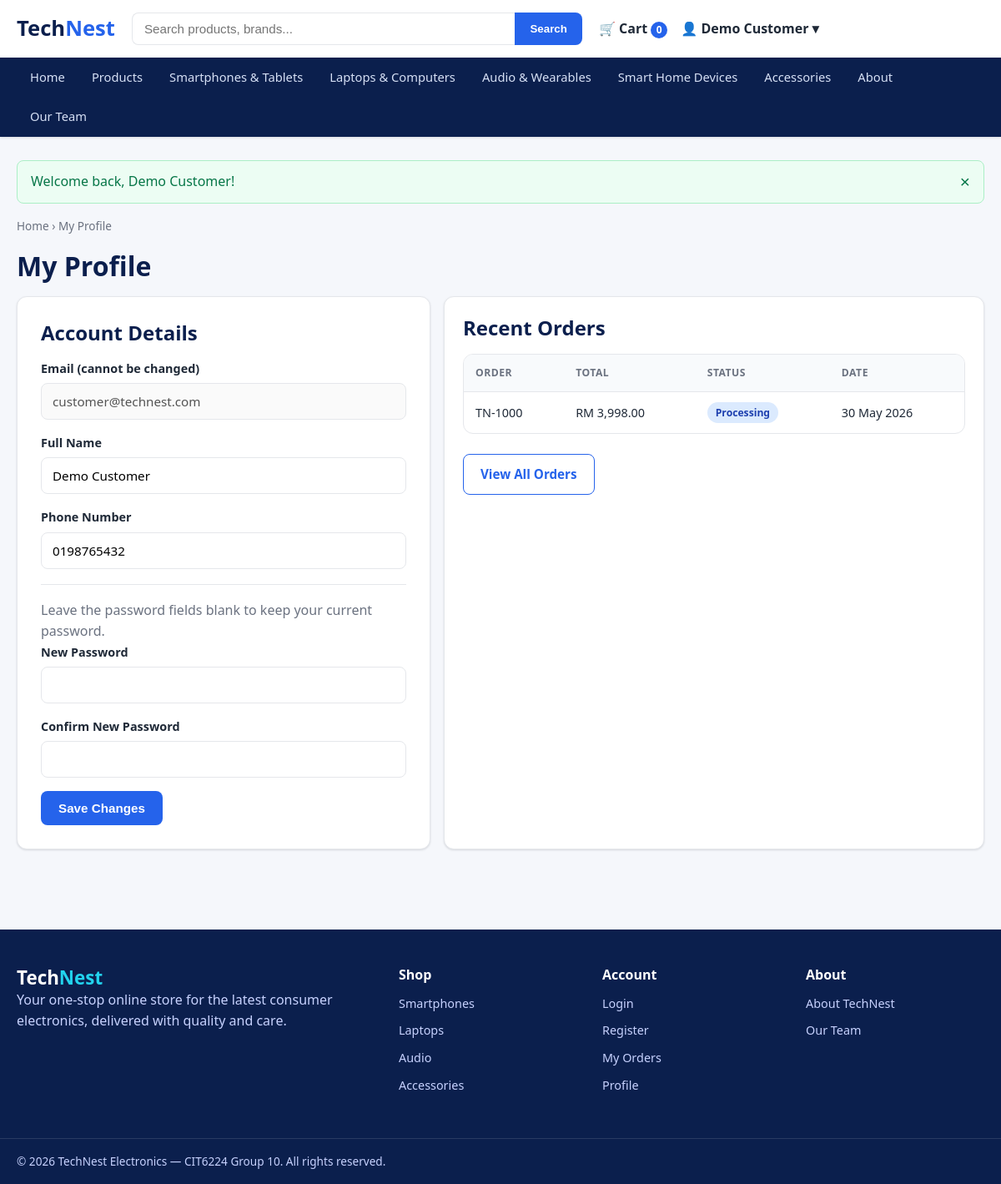
The page /profile.php (signed in) on the database as committed earlier.
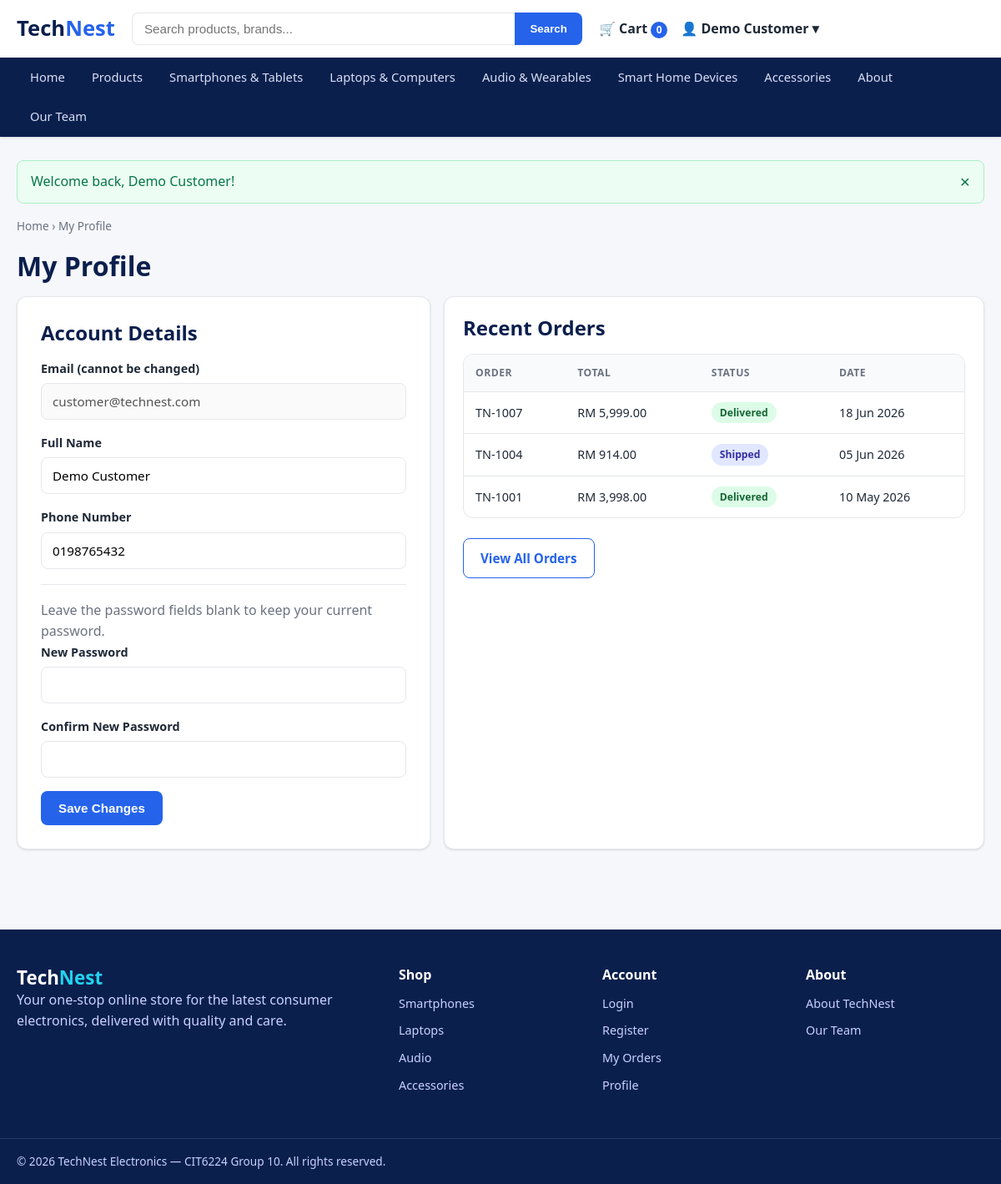
The same page on the database as committed later.
### tables this page shows
CREATE TABLE categories (
  category_id INT AUTO_INCREMENT PRIMARY KEY,
  name        VARCHAR(80)  NOT NULL,
  slug        VARCHAR(80)  NOT NULL UNIQUE,
  description VARCHAR(255) DEFAULT NULL,
  icon        VARCHAR(40)  DEFAULT NULL
);

CREATE TABLE orders (
  order_id        INT AUTO_INCREMENT PRIMARY KEY,
  user_id         INT NOT NULL,
  order_number    VARCHAR(20) NOT NULL UNIQUE,
  full_name       VARCHAR(100) NOT NULL,
  phone           VARCHAR(30)  NOT NULL,
  address         VARCHAR(255) NOT NULL,
  city            VARCHAR(80)  NOT NULL,
  postcode        VARCHAR(20)  NOT NULL,
  subtotal        DECIMAL(10,2) NOT NULL,
  shipping_fee    DECIMAL(10,2) NOT NULL DEFAULT 0.00,
  discount_amount DECIMAL(10,2) NOT NULL DEFAULT 0.00,
  coupon_code     VARCHAR(30)   DEFAULT NULL,
  total           DECIMAL(10,2) NOT NULL,
  payment_status  ENUM('unpaid','paid','refunded') NOT NULL DEFAULT 'unpaid',
  payment_method  VARCHAR(20)  DEFAULT NULL,
  status          ENUM('pending','processing','shipped','delivered','cancelled')
                    NOT NULL DEFAULT 'pending',
  created_at      TIMESTAMP NOT NULL DEFAULT CURRENT_TIMESTAMP,
  CONSTRAINT fk_orders_user
    FOREIGN KEY (user_id) REFERENCES users(user_id)
    ON UPDATE CASCADE ON DELETE CASCADE,
  INDEX idx_orders_user (user_id),
  INDEX idx_orders_status (status),
  INDEX idx_orders_payment_status (payment_status)
);

### includes/functions.php (called while the page is built, shortened)
<?php
require_once __DIR__ . '/db.php';
function e($value): string
{
    return htmlspecialchars((string) ($value ?? ''), ENT_QUOTES, 'UTF-8');
}
function url(string $path = ''): string
{
    return BASE_URL . ltrim($path, '/');
}
function money($amount): string
{
    return 'RM ' . number_format((float) $amount, 2);
}
function get_flashes(): array
{
    $flashes = $_SESSION['flash'] ?? [];
    return $flashes;
}
function db_one(string $sql, array $params = []): ?array
{
    $stmt = db()->prepare($sql);
    $stmt->execute($params);
    $row = $stmt->fetch();
    return $row === false ? null : $row;
}
function db_all(string $sql, array $params = []): array
{
    $stmt = db()->prepare($sql);
    $stmt->execute($params);
    return $stmt->fetchAll();
}

### includes/db.php (called while the page is built, shortened)
<?php
function db(): PDO
{
    static $pdo = null;
    if ($pdo instanceof PDO) {
        return $pdo;
    }
    $dsn = sprintf(
        'mysql:host=%s;port=%s;dbname=%s;charset=%s',
        DB_HOST, DB_PORT, DB_NAME, DB_CHARSET
    );
    $options = [
        PDO::ATTR_ERRMODE            => PDO::ERRMODE_EXCEPTION,
        PDO::ATTR_DEFAULT_FETCH_MODE => PDO::FETCH_ASSOC,
        PDO::ATTR_EMULATE_PREPARES   => false,
    ];
    try {
        $pdo = new PDO($dsn, DB_USER, DB_PASS, $options);
    } catch (PDOException $e) {
        http_response_code(500);
        exit(
            'Database connection failed. Please make sure MySQL is running and that '
            . 'the database "' . DB_NAME . '" has been imported (see README.md).'
        );
    }
    return $pdo;
}

### includes/auth.php (called while the page is built, shortened)
<?php
require_once __DIR__ . '/functions.php';
function current_user(): ?array
{
    $user = db_one('SELECT * FROM users WHERE user_id = ?', [$_SESSION['user_id']]) ?: false;
    return $user ?: null;
}

### profile.php (the view, shortened to what the changed rows need)
<?php
require_once __DIR__ . '/includes/auth.php';
$user   = current_user();
$recent = db_all(
    'SELECT order_number, total, status, created_at FROM orders
     WHERE user_id = ? ORDER BY created_at DESC LIMIT 5',
    [$user['user_id']]
);
require __DIR__ . '/includes/header.php';
?>
<nav class="breadcrumb"><a href="<?= e(url('index.php')) ?>">Home</a> › My Profile</nav>
<h1>My Profile</h1>
<div class="grid-2 mt-2">
    <div class="form-card">
        <h2>Account Details</h2>
    </div>
    <div class="card">
        <h2>Recent Orders</h2>
        <?php if (empty($recent)): ?>
            <p class="muted mt-2">You have no orders yet.</p>
            <a class="btn btn-primary mt-2" href="<?= e(url('products.php')) ?>">Start Shopping</a>
        <?php else: ?>
            <div class="table-wrap mt-2">
                <table class="data">
                    <thead><tr><th>Order</th><th>Total</th><th>Status</th><th>Date</th></tr></thead>
                    <tbody>
                    <?php foreach ($recent as $o): ?>
                        <tr>
                            <td><?= e($o['order_number']) ?></td>
                            <td><?= e(money($o['total'])) ?></td>
                            <td><span class="pill pill-<?= e($o['status']) ?>"><?= e(ucfirst($o['status'])) ?></span></td>
                            <td><?= e(date('d M Y', strtotime($o['created_at']))) ?></td>
                        </tr>
                    <?php endforeach; ?>
                    </tbody>
                </table>
            </div>
        <?php endif; ?>
    </div>
</div>
<?php require __DIR__ . '/includes/footer.php'; ?>

### includes/header.php (shortened to what the changed rows need)
<?php
require_once __DIR__ . '/auth.php';
$nav_categories = db_all('SELECT name, slug FROM categories ORDER BY category_id');
?>
<!DOCTYPE html>
<html lang="en">
<head>
    <link rel="stylesheet" href="<?= e(url('assets/css/style.css')) ?>">
</head>
<body>
<header class="site-header">
    <nav class="main-nav" id="main-nav" aria-label="Primary">
        <div class="container">
            <ul>
                <?php foreach ($nav_categories as $cat): ?>
                    <li><a href="<?= e(url('products.php?cat=' . urlencode($cat['slug']))) ?>"
                           class="<?= (($_GET['cat'] ?? '') === $cat['slug']) ? 'active' : '' ?>">
                        <?= e($cat['name']) ?></a></li>
                <?php endforeach; ?>
            </ul>
        </div>
    </nav>
</header>
<main class="container page">
<?php foreach (get_flashes() as $flash): ?>
    <div class="flash flash-<?= e($flash['type']) ?>" role="alert">
        <?= e($flash['message']) ?>
        <button type="button" class="flash-close" aria-label="Dismiss">&times;</button>
    </div>
<?php endforeach; ?>

Rows that differ between the two databases and show on the page:
added orders: order_number "TN-1007", total "RM 5,999.00", status "Delivered", created_at "18 Jun 2026"
added orders: order_number "TN-1004", total "RM 914.00", status "Shipped", created_at "05 Jun 2026"
changed orders "RM 3,998.00": order_number "TN-1000" → "TN-1001"; status "Processing" → "Delivered"; created_at "30 May 2026" → "10 May 2026"
